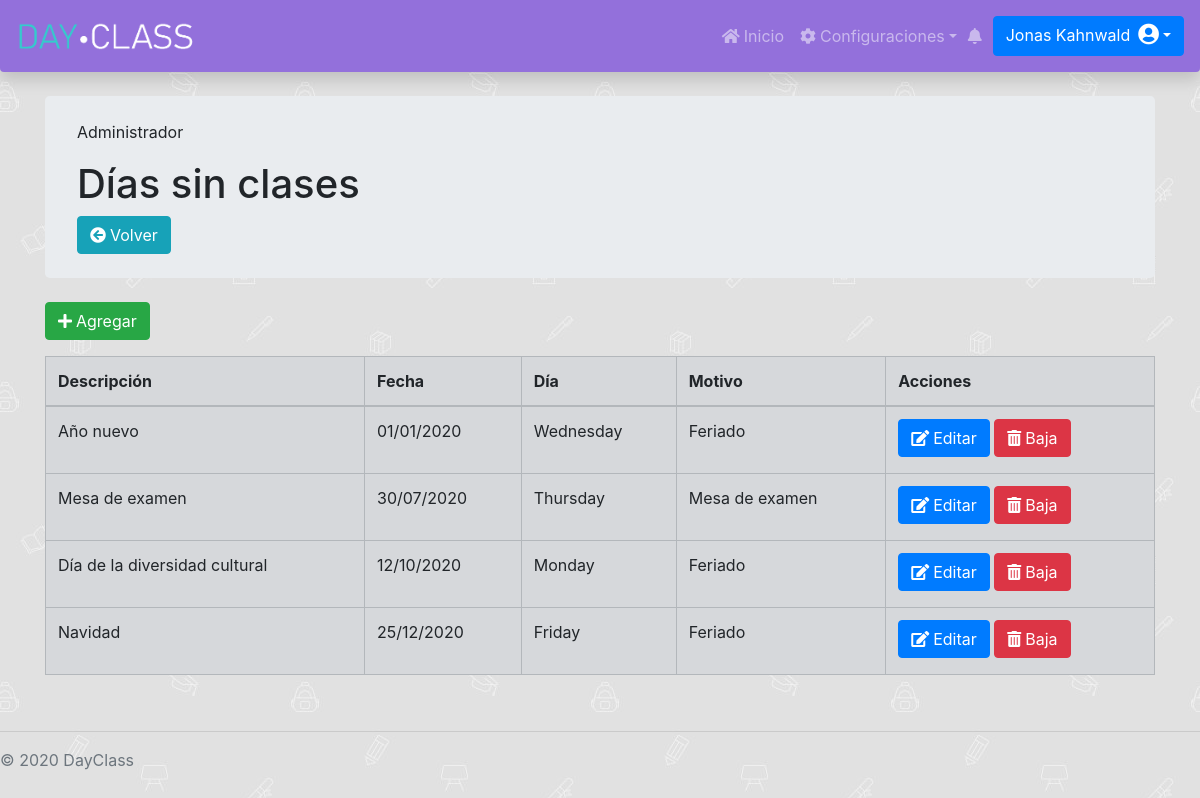
The page /Administrador/ConfiguracionSistema/Parametros/feriadosDiaSinClase.php (signed in) on the database its author committed.
### tables this page shows
CREATE TABLE `diassinclases` (
  `id` int(11) NOT NULL AUTO_INCREMENT,
  `fechaDiaSinClases` date DEFAULT NULL,
  `id_motivo` int(11) DEFAULT NULL,
  `comentarioDiaSinClases` varchar(255) DEFAULT NULL,
  `fechaAltaDiaSinClases` date DEFAULT NULL,
  `fechaBajaDiaSinClases` date DEFAULT NULL,
  PRIMARY KEY (`id`)
);

CREATE TABLE `motivodiasinclases` (
  `id` int(11) NOT NULL AUTO_INCREMENT,
  `nombreMotivoDiaSinClases` varchar(255) DEFAULT NULL,
  `fechaDesdeMotivoDiaSinClases` date DEFAULT NULL,
  `fechaHastaMotivoDiaSinClases` date DEFAULT NULL,
  PRIMARY KEY (`id`)
);

### Administrador/ConfiguracionSistema/Parametros/feriadosDiaSinClase.php (the view, shortened to what this page needs)
<?php
include "../../../databaseConection.php";
?>
<div class="container">
    <div class="jumbotron my-4 py-4">
        <p class="card-text">Administrador</p>
        <h1>Días sin clases</h1>
        <a href="config_parametros.php" class="btn btn-info"><i class="fa fa-arrow-circle-left mr-1"></i>Volver</a>
    </div>
    <a class="btn btn-success mb-3" href="" data-toggle="modal" data-target="#nuevoFeriadoDiaSinClase"><i class="fa fa-plus mr-1"></i>Agregar</a>
    <div class="table-responsive">
        <?php
            $currentDate = date('Y-m-d');
            $consulta = $con->query("SELECT * FROM diassinclases WHERE fechaAltaDiaSinClases <= '$currentDate' AND fechaBajaDiaSinClases IS NULL ORDER BY fechaDiaSinClases ASC");
            if(!($consulta->num_rows)==0){
        ?>
            <table class="table table-bordered table-secondary">
                <thead>
                    <th>Descripción</th>
                    <th>Fecha</th>
                    <th>Día</th>
                    <th>Motivo</th>
                    <th>Acciones</th>
                </thead>
                <tbody>
                    <?php
                        while($feriados = $consulta->fetch_assoc()){
                            $id = $feriados['id'];
                    ?>
                            <tr>
                                <td><?php echo "<label id='evento$id'>".$feriados['comentarioDiaSinClases']."</label>"?></td>
                                <td><?php echo "<label id='fecha$id'>".strftime("%d/%m/%Y", strtotime($feriados['fechaDiaSinClases']))."</label>"?></td>
                                <td><?php echo ucwords(strftime("%A", strtotime($feriados['fechaDiaSinClases'])))?></td>
                                <td><?php echo "<label id='motivo$id'>".$con->query("SELECT nombreMotivoDiaSinClases FROM motivodiasinclases WHERE id = '".$feriados['id_motivo']."'")->fetch_assoc()['nombreMotivoDiaSinClases']."</label>" ?></td>
                                <td>
                                    <button class="btn btn-primary mb-1" <?php echo "onclick='cargarDatos($id)'"; ?> data-toggle="modal" data-target="#editarFeriadoDiaSinClase"><i class="fa fa-edit mr-1"></i>Editar</button>
                                    <button class="btn btn-danger mb-1"><i class="fa fa-trash mr-1"></i>Baja</button>
                                </td>
                            </tr>
                    <?php
                        };
                    ?>
                </tbody>
            </table>
        <?php
            } else {
                echo "<br><div class='alert alert-warning' role='alert'>
                    <h5><i class='fa fa-exclamation-circle mr-2'></i>No se han registrado feriados ni días sin clases.</h5>
                </div> ";
            }
        ?>
    </div>
</div>

### DayClassStyle.css (style rules this page uses)
.dayclassnav { background-color: mediumpurple; }
.abajo-pagina { position: absolute; bottom: auto; width: 100%; }
body { padding-top: 4.5rem; background-image: url("/DayClass/images/school.jpg"); background-repeat: repeat; background-attachment: fixed; }

### rows shown on the page
diassinclases: comentarioDiaSinClases "Año nuevo", fechaDiaSinClases "01/01/2020", fechaDiaSinClases "Wednesday", id_motivo.nombreMotivoDiaSinClases "Feriado"
diassinclases: comentarioDiaSinClases "Mesa de examen", fechaDiaSinClases "30/07/2020", fechaDiaSinClases "Thursday", id_motivo.nombreMotivoDiaSinClases "Mesa de examen"
diassinclases: comentarioDiaSinClases "Día de la diversidad cultural", fechaDiaSinClases "12/10/2020", fechaDiaSinClases "Monday", id_motivo.nombreMotivoDiaSinClases "Feriado"
diassinclases: comentarioDiaSinClases "Navidad", fechaDiaSinClases "25/12/2020", fechaDiaSinClases "Friday", id_motivo.nombreMotivoDiaSinClases "Feriado"
